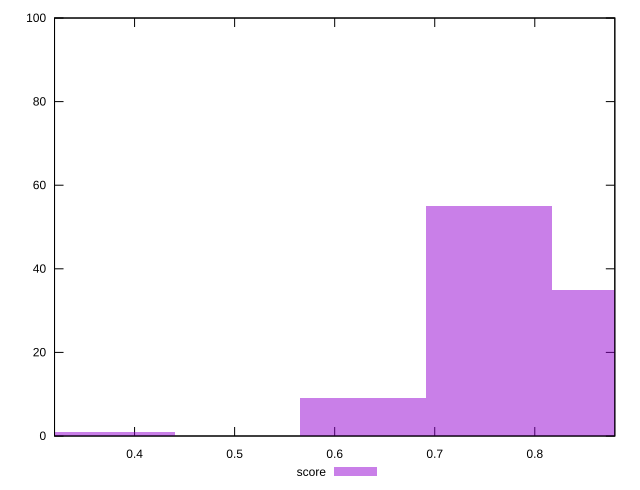

gnuplot code for this plot:
reset

$score <<EOF
0.37712099718584435 1
0.7542419943716887 55
0.6285349953097407 9
0.8799489934336369 35
EOF

set key outside below
set boxwidth 0.12570699906194813
set xrange [0.32:0.88]
set yrange [0:100]
set trange [0:100]
set style fill transparent solid 0.5 noborder
set terminal svg size 640, 490 enhanced background rgb 'white'
set output "reports/report_00031_2021-02-24T23-18-18.084Z/speed-index/samples/music/score/histogram.svg"

plot $score title "score" with boxes

reset
